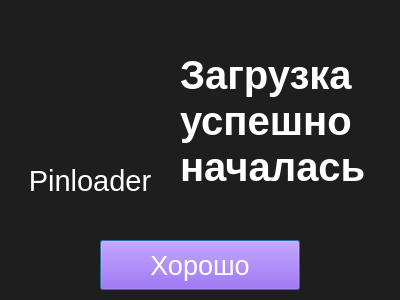
<?xml version="1.0" encoding="UTF-8"?>
<ui version="4.0">
 <class>Dialog</class>
 <widget class="QDialog" name="Dialog">
  <property name="geometry">
   <rect>
    <x>0</x>
    <y>0</y>
    <width>400</width>
    <height>300</height>
   </rect>
  </property>
  <property name="windowTitle">
   <string>Загрузка началась</string>
  </property>
  <property name="windowIcon">
   <iconset theme="logo.png"/>
  </property>
  <widget class="QLabel" name="label">
   <property name="geometry">
    <rect>
     <x>0</x>
     <y>0</y>
     <width>400</width>
     <height>300</height>
    </rect>
   </property>
   <property name="styleSheet">
    <string notr="true">background-color: rgb(30,30,30);</string>
   </property>
   <property name="text">
    <string/>
   </property>
  </widget>
  <widget class="QPushButton" name="pushButton">
   <property name="geometry">
    <rect>
     <x>100</x>
     <y>240</y>
     <width>200</width>
     <height>50</height>
    </rect>
   </property>
   <property name="font">
    <font>
     <pointsize>20</pointsize>
    </font>
   </property>
   <property name="layoutDirection">
    <enum>Qt::RightToLeft</enum>
   </property>
   <property name="autoFillBackground">
    <bool>false</bool>
   </property>
   <property name="styleSheet">
    <string notr="true">background-color: rgb(136,68,236);
color: rgb(255, 255, 255);</string>
   </property>
   <property name="text">
    <string>Хорошо</string>
   </property>
   <property name="default">
    <bool>false</bool>
   </property>
   <property name="flat">
    <bool>false</bool>
   </property>
  </widget>
  <widget class="QLabel" name="label_2">
   <property name="geometry">
    <rect>
     <x>25</x>
     <y>30</y>
     <width>130</width>
     <height>130</height>
    </rect>
   </property>
   <property name="text">
    <string/>
   </property>
   <property name="pixmap">
    <pixmap>D:/all/all packs/Code/Python/2023/Для коледжа/Pinloader/New realization/programmCore/logo.png</pixmap>
   </property>
   <property name="scaledContents">
    <bool>true</bool>
   </property>
  </widget>
  <widget class="QLabel" name="label_3">
   <property name="geometry">
    <rect>
     <x>25</x>
     <y>160</y>
     <width>130</width>
     <height>41</height>
    </rect>
   </property>
   <property name="font">
    <font>
     <pointsize>22</pointsize>
    </font>
   </property>
   <property name="styleSheet">
    <string notr="true">color: rgb(255, 255, 255);</string>
   </property>
   <property name="text">
    <string>Pinloader</string>
   </property>
   <property name="alignment">
    <set>Qt::AlignCenter</set>
   </property>
  </widget>
  <widget class="QLabel" name="label_4">
   <property name="geometry">
    <rect>
     <x>180</x>
     <y>40</y>
     <width>201</width>
     <height>161</height>
    </rect>
   </property>
   <property name="font">
    <font>
     <pointsize>30</pointsize>
     <weight>75</weight>
     <bold>true</bold>
    </font>
   </property>
   <property name="styleSheet">
    <string notr="true">color: rgb(255, 255, 255);</string>
   </property>
   <property name="text">
    <string>Загрузка 
успешно
началась</string>
   </property>
  </widget>
 </widget>
 <resources/>
 <connections/>
</ui>
